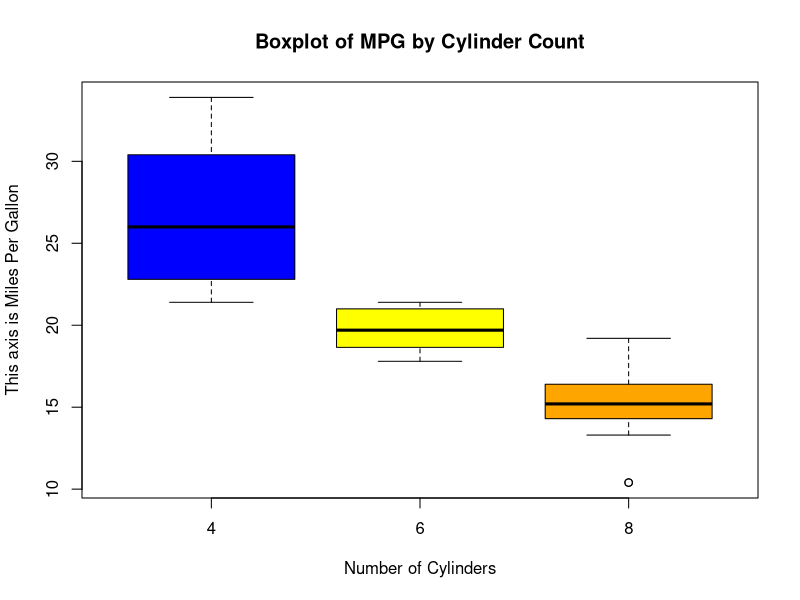

Generate this figure with R:
# data analysis script

# load dataset from the base R
data("mtcars")

# view the structure of the dataset
head(mtcars)

# summary statistics of the dataset
summary(mtcars) #Provides the summary statistics of mtcars

#anova to see if there is a significant difference in mpg based on the number of cylinders
anova_result <- lm(mpg ~ as.factor(cyl), data = mtcars)
summary(anova_result)

#plot the boxplot for mpg and cyl
boxplot(mtcars$mpg ~ mtcars$cyl,
        main = "Boxplot of MPG by Cylinder Count",
        xlab = "Number of Cylinders",
        ylab = "This axis is Miles Per Gallon",
        col = c("blue", "yellow", "orange"))

#testing